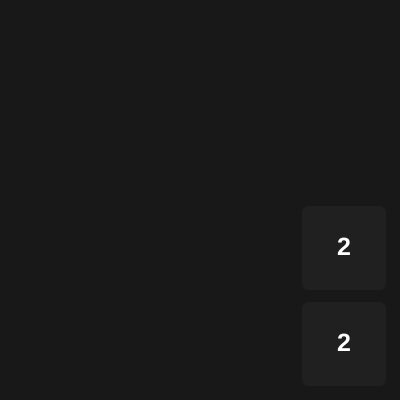
Frame 1 (no input)
Frame 60 (no input): identical to frame 1, image omitted
Frame 120 (the mouse pressed at the canvas centre since frame 60): identical to frame 1, image omitted

The p5.js sketch that drew this single still picture (run headless with seeded random() and noise() and a simulated clock; from frame 60 on, the mouse is pressed at the canvas centre):

// p5.js sketch
// ── sketch.js
const SIZE = 4;
const PADDING = 8;
const GENERATIONS = 1;

let board = new Board(SIZE);
board.generate(GENERATIONS);
board.generate(GENERATIONS);

let touchstartX = 0;
let touchendX = 0;
let touchstartY = 0;
let touchendY = 0;

function checkSwipe() {
  const threshold = 16;
  const diffX = touchendX - touchstartX;
  const diffY = touchendY - touchstartY;
  const vertical = Math.abs(diffX) < Math.abs(diffY);
  const ignore = Math.max(Math.abs(diffX), Math.abs(diffY)) < threshold;

  if (ignore) return;

  let move = '';

  if (vertical) {
    if (diffY > 0) {
      move = 'down';
    } else {
      move = 'up';
    }
  } else {
    if (diffX > 0) {
      move = 'right';
    } else {
      move = 'left';
    }
  }

  if (move !== '') makeMove(move);
}

document.addEventListener('touchstart', e => {
  touchstartX = e.changedTouches[0].screenX;
  touchstartY = e.changedTouches[0].screenY;
  console.log('test');
});

document.addEventListener('touchend', e => {
  touchendX = e.changedTouches[0].screenX;
  touchendY = e.changedTouches[0].screenY;
  checkSwipe();
});

function getCanvasWidth() {
  return 400;
}

function getCanvasHeight() {
  return getCanvasWidth();
}

function setup() {
  createCanvas(getCanvasWidth(), getCanvasHeight());
  textAlign(CENTER, CENTER);
  textSize(getCanvasWidth() / board.getSize() / 4);
  textStyle(BOLD);
}

function draw() {
  const size = (getCanvasWidth() - 2 * PADDING) / board.getSize();
  const margin = size / 16;
  const values = board.getValues();

  background(24);
  noStroke();

  for (let i = 0; i < board.getSize(); i++) {
    for (let j = 0; j < board.getSize(); j++) {
      if (values[i][j] === 0) continue;

      fill(32);
      rect(i * size + margin + PADDING, j * size + margin + PADDING,
          size - 2 * margin, size - 2 * margin, size / 16);
      fill(255);
      text(values[i][j], i * size + size / 2 + PADDING,
          j * size + size / 2 + PADDING);
    }
  }
}

function keyPressed() {
  const keyCodeMoveMap = {
    [UP_ARROW]: 'up',
    [DOWN_ARROW]: 'down',
    [RIGHT_ARROW]: 'right',
    [LEFT_ARROW]: 'left',
  };

  const move = keyCodeMoveMap[keyCode] ?? null;

  if (move !== null) {
    makeMove(move);
  }
}

/**
 * @param {string} move
 */
function makeMove(move) {
  switch (move) {
    case 'up':
      board.pushUp();
      board.generate(GENERATIONS);
      break;
    case 'down':
      board.pushDown();
      board.generate(GENERATIONS);
      break;
    case 'left':
      board.pushLeft();
      board.generate(GENERATIONS);
      break;
    case 'right':
      board.pushRight();
      board.generate(GENERATIONS);
      break;
  }
}

// ── Board.js
class Board {
  /** @private {number} */
  _size;
  /** @private {number} */
  _score;
  /** @private {number[][]} */
  _values;

  /**
   * @param {number} size
   */
  constructor(size) {
    this._size = size;
    this.reset();
  }

  reset() {
    this._score = 0;
    this._values = [];

    for (let i = 0; i < this._size; i++) {
      let row = [];

      for (let j = 0; j < this._size; j++) {
        row.push(0);
      }

      this._values.push(row);
    }
  }

  /**
   * @param {number} count
   */
  generate(count) {
    /** @var {{x: number, y: number}[]} */
    let options = [];

    for (let i = 0; i < this._size; i++) {
      for (let j = 0; j < this._size; j++) {
        this._values[i][j] === 0 && options.push({x: i, y: j});
      }
    }

    const times = Math.min(count, options.length);

    for (let i = 0; i < times; i++) {
      const [choice] = options.splice(Math.floor(Math.random() * options.length), 1);
      this._values[choice.x][choice.y] = 2;
    }
  }

  pushUp() {
    for (let i = 0; i < this._size; i++) {
      for (let j = 0; j < this._size; j++) {
        this._values[i][j] !== 0 && this._push(i, j, 0, -1);
      }
    }
  }

  pushRight() {
    for (let i = this._size - 1; i >= 0; i--) {
      for (let j = 0; j < this._size; j++) {
        this._values[i][j] !== 0 && this._push(i, j, 1, 0);
      }
    }
  }

  pushDown() {
    for (let i = 0; i < this._size; i++) {
      for (let j = this._size - 1; j >= 0; j--) {
        this._values[i][j] !== 0 && this._push(i, j, 0, 1);
      }
    }
  }

  pushLeft() {
    for (let i = 0; i < this._size; i++) {
      for (let j = 0; j < this._size; j++) {
        this._values[i][j] !== 0 && this._push(i, j, -1, 0);
      }
    }
  }

  getSize() {
    return this._size;
  }

  getScore() {
    return this._score;
  }

  getValues() {
    return this._values;
  }

  /**
   * @param {number} x
   * @param {number} y
   * @param {number} dx
   * @param {number} dy
   * @private
   */
  _push(x, y, dx, dy) {
    let tx = x, ty = y;

    while (
        this._inside(tx + dx, ty + dy) &&
        this._canMoveTo(x, y, tx + dx, ty + dy)
        ) {
      tx += dx;
      ty += dy;
    }

    if (tx === x && ty === y) return;

    this._values[tx][ty] += this._values[x][y];
    this._values[x][y] = 0;
    this._score += this._values[tx][ty];
  }

  /**
   * @param {number} x
   * @param {number} y
   * @returns {boolean}
   * @private
   */
  _inside(x, y) {
    return x >= 0 && x < this._size && y >= 0 && y < this._size;
  }

  /**
   * @param {number} x1
   * @param {number} y1
   * @param {number} x2
   * @param {number} y2
   * @returns {boolean}
   * @private
   */
  _canMoveTo(x1, y1, x2, y2) {
    let isEmpty = this._values[x2][y2] === 0;
    let isEqual = this._values[x1][y1] === this._values[x2][y2];
    return isEmpty || isEqual;
  }
}
